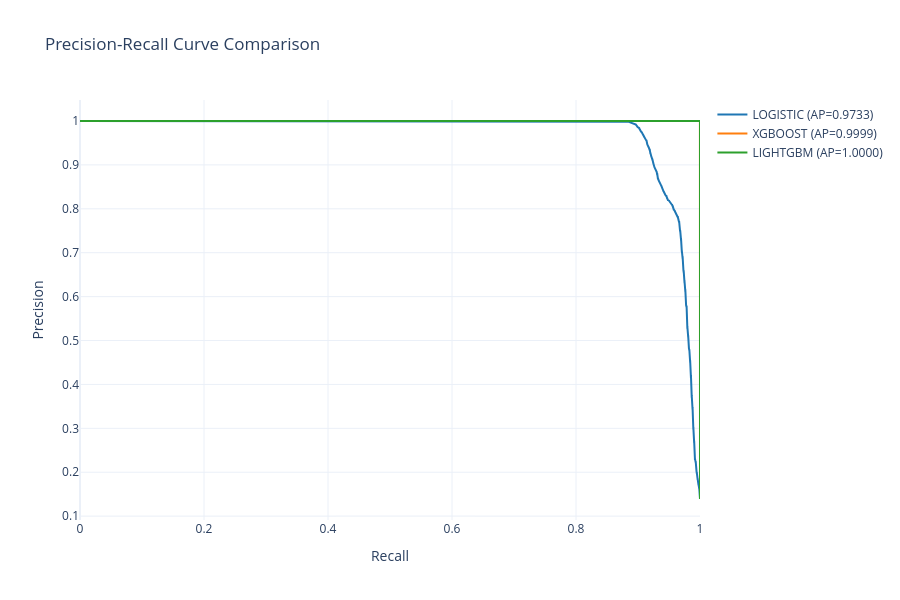

Notebook source saved alongside this figure:
### Markdown cell above
## 7. Display PR Curves

### Code cell
# Display PR curve
fig_pr = trainer.plot_pr_curves(save=False)
fig_pr.show()

### Figure 1 — Plotly figure (JSON) as saved in the notebook; plotly's stock layout.template omitted (floating-point values rounded to 4 significant figures; data arrays with more than 128 entries replaced by an {"elided": "..."} marker saying what was removed)
{"data": [{"line": {"color": "#1f77b4", "width": 2}, "mode": "lines", "name": "LOGISTIC (AP=0.9733)", "type": "scatter", "x": {"elided": "49984 float values"}, "y": {"elided": "49984 float values"}}, {"line": {"color": "#ff7f0e", "width": 2}, "mode": "lines", "name": "XGBOOST (AP=0.9999)", "type": "scatter", "x": {"elided": "904 float values"}, "y": {"elided": "904 float values"}}, {"line": {"color": "#2ca02c", "width": 2}, "mode": "lines", "name": "LIGHTGBM (AP=1.0000)", "type": "scatter", "x": {"elided": "35840 float values"}, "y": {"elided": "35840 float values"}}], "layout": {"height": 600, "hovermode": "closest", "title": {"text": "Precision-Recall Curve Comparison"}, "xaxis": {"title": {"text": "Recall"}}, "yaxis": {"title": {"text": "Precision"}}}}
